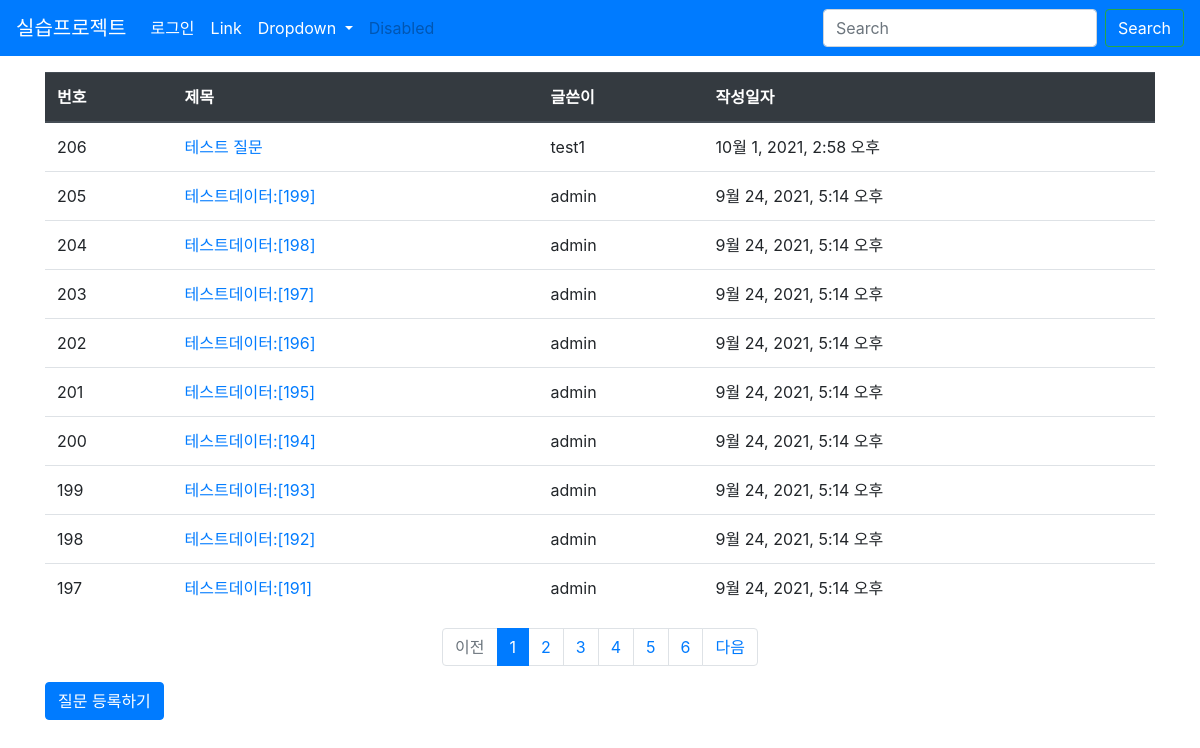
Page /board/ on the earlier database version.
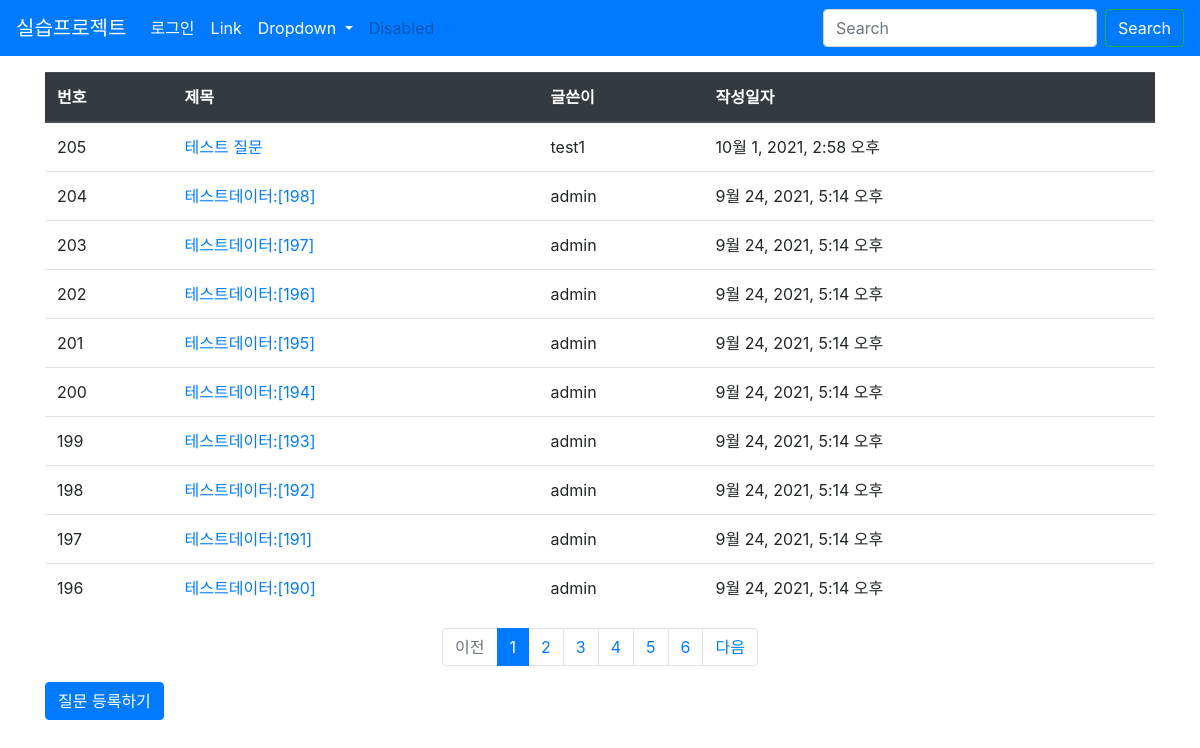
Same page on the later database version.
### board/models.py (models this page shows, shortened)
class Question(models.Model):
    author = models.ForeignKey(User, on_delete=models.CASCADE)
    subject = models.CharField(max_length=200)
    content = models.TextField()
    create_date = models.DateTimeField()
    modify_date = models.DateTimeField(null=True, blank=True)

### board/views.py (the view)
# urls.py: path('', views.index, name='index'),
def index(request):
    page = request.GET.get('page', '1')
    question_list = Question.objects.order_by('-create_date')
    pagenator = Paginator(question_list, 10)# 페이지당 10개씩
    page_obj = pagenator.get_page(page)
    context = {'question_list': page_obj}
    return render(request, 'question_list.html', context)

### board/templatetags/board_filter.py (called while the page is built)
@register.filter
def sub(value, arg):
    return value - arg

### templates/question_list.html
{% extends 'base.html' %}
{% load board_filter %}
{% block content %}
<div class="container my-3">
    <table class="table">
        <thead>
            <tr class="thead-dark">
                <th>번호</th>
                <th>제목</th>
                <th>글쓴이</th>
                <th>작성일자</th>
            </tr>
        </thead>
        <tbody>
        {% if question_list %}
        {% for question in question_list %}
            <tr>
                <td>{{ question_list.paginator.count|sub:question_list.start_index| sub:forloop.counter0|add:1}}</td>
                <td>
                    <a href="{% url 'board:detail' question.id %}">{{ question.subject }}</a>
                </td>
                <td>{{ question.author.username }}</td>
                <td>{{ question.create_date }}</td>
            </tr>
        {% endfor %}
        {% else %}
            <tr>
                <td>질문이 없습니다.</td>
            </tr>
        {% endif %}
        </tbody>
    </table>
    <ul class="pagination justify-content-center">
        {% if question_list.has_previous %}
        <li class="page-item">
            <a class="page-link" href="?page{{question_list.previous_page_number}}">이전</a>
        </li>
        {% else %}
        <li class="page-item disabled">
            <a class="page-link" aria-disabled="true" tabindex="-1" href="#">이전</a>
        </li>
        {% endif %}
        {% for page_number in question_list.paginator.page_range %}
        {% if page_number >= question_list.number|add:-5 and page_number <= question_list.number|add:5 %}
            {% if page_number == question_list.number %}
            <li class="page-item active" aria-current="page">
                <a class="page-link" href="?page={{ page_number }}">{{ page_number }}</a>
            </li>
            {% else %}
            <li class="page-item">
                <a class="page-link" href="?page={{ page_number }}">{{ page_number }}</a>
            </li>
            {% endif %}
        {% endif %}
        {% endfor %}
        {% if question_list.has_next %}
        <li class="page-item">
            <a class="page-link" href="?page{{question_list.next_page_number}}">다음</a>
        </li>
        {% else %}
        <li class="page-item disabled">
            <a class="page-link" aria-disabled="true" tabindex="-1" href="#">다음</a>
        </li>
        {% endif %}
    </ul>
    <a href="{% url 'board:question_create' %}" class="btn btn-primary">질문 등록하기</a>
</div>
{% endblock %}

### templates/base.html (shortened to what this page needs)
{% load static %}
<!DOCTYPE html>
<html lang="en">
<head>
    <link rel="stylesheet" href="{% static 'bootstrap.min.css' %}">
    <link rel="stylesheet" type="text/css" href="{% static 'css/boardStyle.css'%}">
</head>
<body>
<nav class="navbar navbar-expand-lg navbar-light bg-primary">
  <a class="navbar-brand text-white" href="{% url 'board:index' %}">실습프로젝트</a>
  <div class="collapse navbar-collapse" id="navbarSupportedContent">
    <ul class="navbar-nav mr-auto">
      <li class="nav-item">
        {% if user.is_authenticated %}
        <a class="nav-link text-white" href="{% url 'common:logout' %}">{{user.username}}(로그아웃)</a>
        {% else %}
        <a class="nav-link text-white" href="{% url 'common:login' %}">로그인</a>
        {% endif %}
      </li>
      <li class="nav-item">
        <a class="nav-link text-white" href="#">Link</a>
      </li>
      <li class="nav-item dropdown">
        <a class="nav-link dropdown-toggle text-white" id="navbarDropdown" role="button" data-toggle="dropdown" aria-haspopup="true" aria-expanded="false">
          Dropdown
        </a>
      </li>
      <li class="nav-item">
        <a class="nav-link disabled" href="#" tabindex="-1" aria-disabled="true">Disabled</a>
      </li>
    </ul>
    <form class="form-inline my-2 my-lg-0">
      <input class="form-control mr-sm-2" type="search" placeholder="Search" aria-label="Search">
      <button class="btn btn-outline-success my-2 my-sm-0 text-white" type="submit">Search</button>
    </form>
  </div>
</nav>
{% block content %}
{% endblock %}
</body>
</html>

Differences in the rows shown:
removed Question: paginator.count|sub "205", subject "테스트데이터:[199]", author.username "admin", create_date "9월 24, 2021, 5:14 오후"
changed Question "테스트 질문": paginator.count|sub "206" → "205"
now on this page (row unchanged): Question: paginator.count|sub "196", subject "테스트데이터:[190]", author.username "admin", create_date "9월 24, 2021, 5:14 오후"
